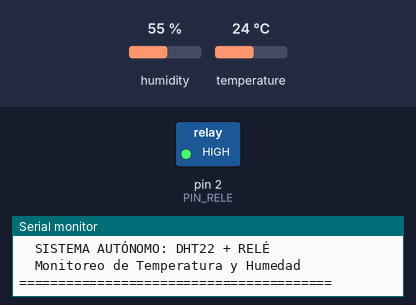
Bench run of a sketch on a simulated Arduino Uno, built with avr-gcc and run on an emulated ATmega328P. Shown: switched loads named in the sketch (green lamp = pin HIGH), the last lines printed to the serial monitor. The inputs (shaded band) are chosen by the test bench; at power-on: humidity 55 %, temperature 24 °C.

Above: at 3.2 s.
3.3 s: humidity set to 58 %
6.3 s: humidity set to 61 %
At 8.5 s:
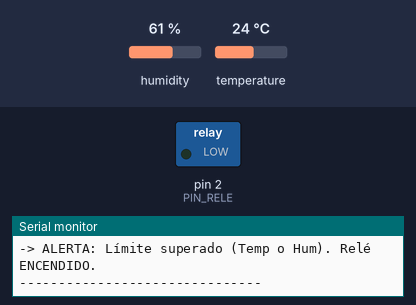
9.7 s: humidity set to 22 %
At 11.7 s:
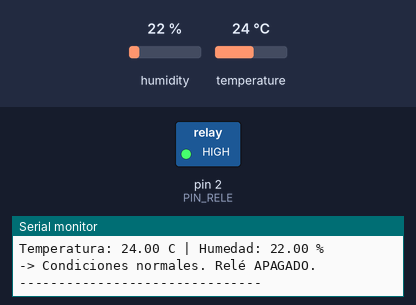
12.7 s: humidity set to 68 %
At 15.3 s:
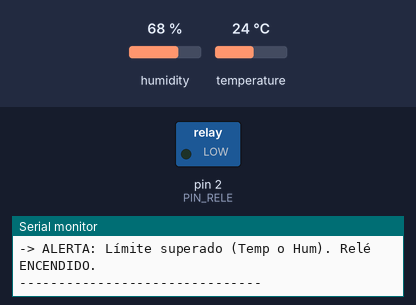
Timing chart, 0 to 16.8 s (numbered marks = the images above; inputs shaded):
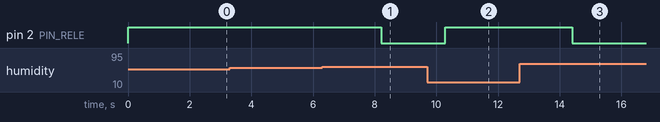

Measured:
- the behaviour switches between 59 and 60 % on humidity (found by bisection; images 0 and 1)
- after the input at 6.3 s, pin 2 (PIN_RELE): HIGH → LOW after 1.9 s
- after the input at 9.7 s, pin 2 (PIN_RELE): LOW → HIGH after 0.60 s
- after the input at 12.7 s, pin 2 (PIN_RELE): HIGH → LOW after 1.7 s

The sketch:

dht11_rele.ino
```cpp
#include "DHT.h"

// Definición de pines según tu configuración
#define DHT_PIN       4     // Pin de datos del sensor DHT22
#define DHT_TYPE      DHT22 // Tipo de sensor
#define PIN_RELE      2     // Pin de control del relé

// Instancia del sensor DHT
DHT sensorDHT(DHT_PIN, DHT_TYPE);

float temperatura = 0.0;
float humedad = 0.0;

// Límites ambientales para encender el relé (puedes ajustarlos a tu gusto)
float limiteTemperatura = 30.0;
float limiteHumedad = 60.0;     // Nuevo límite de humedad

void setup() {
  Serial.begin(9600);

  // Configurar el pin del relé como salida
  pinMode(PIN_RELE, OUTPUT);

  // Estado inicial: relé apagado (HIGH asumiendo que el módulo es activo LOW)
  digitalWrite(PIN_RELE, HIGH);

  Serial.println(F("========================================"));
  Serial.println(F("  SISTEMA AUTÓNOMO: DHT22 + RELÉ"));
  Serial.println(F("  Monitoreo de Temperatura y Humedad"));
  Serial.println(F("========================================"));

  sensorDHT.begin();
  delay(2000); // Pausa para estabilización
}

void loop() {
  // Esperar 2 segundos entre lecturas
  delay(2000);

  // Leer datos del sensor
  humedad = sensorDHT.readHumidity();
  temperatura = sensorDHT.readTemperature();

  // Verificar si la lectura falló para evitar comportamientos erráticos
  if (isnan(humedad) || isnan(temperatura)) {
    Serial.println(F("ERROR! Fallo en la lectura del sensor DHT"));
    return;
  }

  // Enviar telemetría por el puerto serial
  Serial.print(F("Temperatura: "));
  Serial.print(temperatura);
  Serial.print(F(" C | Humedad: "));
  Serial.print(humedad);
  Serial.println(F(" %"));

  // Lógica de control automático (Temperatura O Humedad)
  // El operador || significa "O" (OR). Entra al if si alguna de las dos se cumple.
  if (temperatura >= limiteTemperatura || humedad >= limiteHumedad) {
    digitalWrite(PIN_RELE, LOW); // Activa el relé (enciende el ventilador/extractor)
    Serial.println(F("-> ALERTA: Límite superado (Temp o Hum). Relé ENCENDIDO."));
  } else {
    digitalWrite(PIN_RELE, HIGH); // Apaga el relé
    Serial.println(F("-> Condiciones normales. Relé APAGADO."));
  }

  Serial.println(F("-------------------------------"));
}
```
